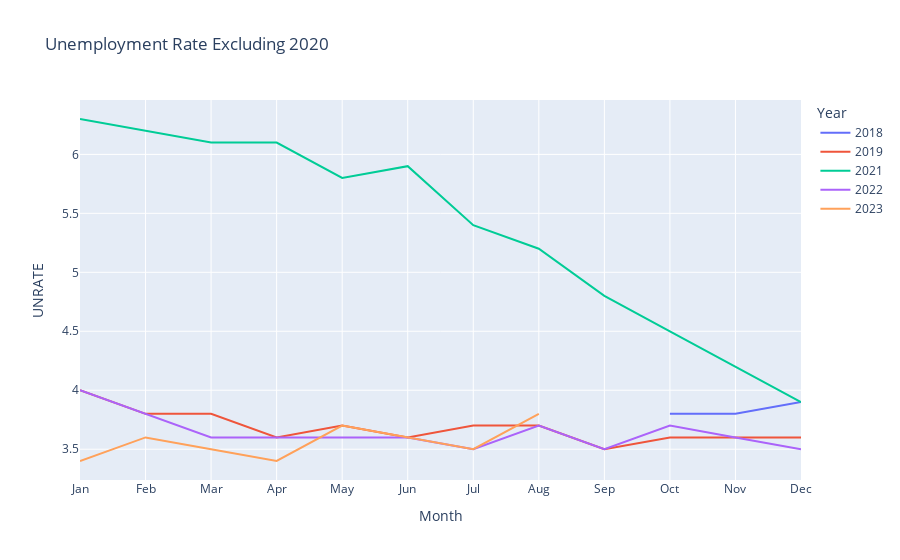

Notebook code cell kept with this figure:
### Markdown cell above
## Unemployment Rate Excluding 2020

### Code cell
# Filtering the data to exclude the year 2020
unemployment_data_exclude_2020 = unemployment_data_reset[unemployment_data_reset['Year'] != 2020]

# Creating the plot excluding 2020 data
fig_exclude_2020 = px.line(unemployment_data_exclude_2020, x='Month', y='UNRATE', color='Year', title='Unemployment Rate Excluding 2020')

# Updating x-axis to show only months
fig_exclude_2020.update_xaxes(
    tickmode='array',
    tickvals=list(range(1, 13)),
    ticktext=['Jan', 'Feb', 'Mar', 'Apr', 'May', 'Jun', 'Jul', 'Aug', 'Sep', 'Oct', 'Nov', 'Dec']
)

fig_exclude_2020.show()

### Figure 1 — Plotly figure (JSON) as saved in the notebook; plotly's stock layout.template omitted (floating-point values rounded to 4 significant figures)
{"data": [{"hovertemplate": "Year=2018<br>Month=%{x}<br>UNRATE=%{y}<extra></extra>", "legendgroup": "2018", "line": {"color": "#636efa", "dash": "solid"}, "marker": {"symbol": "circle"}, "mode": "lines", "name": "2018", "orientation": "v", "showlegend": true, "type": "scatter", "x": [10, 11, 12], "xaxis": "x", "y": [3.8, 3.8, 3.9], "yaxis": "y"}, {"hovertemplate": "Year=2019<br>Month=%{x}<br>UNRATE=%{y}<extra></extra>", "legendgroup": "2019", "line": {"color": "#EF553B", "dash": "solid"}, "marker": {"symbol": "circle"}, "mode": "lines", "name": "2019", "orientation": "v", "showlegend": true, "type": "scatter", "x": [1, 2, 3, 4, 5, 6, 7, 8, 9, 10, 11, 12], "xaxis": "x", "y": [4, 3.8, 3.8, 3.6, 3.7, 3.6, 3.7, 3.7, 3.5, 3.6, 3.6, 3.6], "yaxis": "y"}, {"hovertemplate": "Year=2021<br>Month=%{x}<br>UNRATE=%{y}<extra></extra>", "legendgroup": "2021", "line": {"color": "#00cc96", "dash": "solid"}, "marker": {"symbol": "circle"}, "mode": "lines", "name": "2021", "orientation": "v", "showlegend": true, "type": "scatter", "x": [1, 2, 3, 4, 5, 6, 7, 8, 9, 10, 11, 12], "xaxis": "x", "y": [6.3, 6.2, 6.1, 6.1, 5.8, 5.9, 5.4, 5.2, 4.8, 4.5, 4.2, 3.9], "yaxis": "y"}, {"hovertemplate": "Year=2022<br>Month=%{x}<br>UNRATE=%{y}<extra></extra>", "legendgroup": "2022", "line": {"color": "#ab63fa", "dash": "solid"}, "marker": {"symbol": "circle"}, "mode": "lines", "name": "2022", "orientation": "v", "showlegend": true, "type": "scatter", "x": [1, 2, 3, 4, 5, 6, 7, 8, 9, 10, 11, 12], "xaxis": "x", "y": [4, 3.8, 3.6, 3.6, 3.6, 3.6, 3.5, 3.7, 3.5, 3.7, 3.6, 3.5], "yaxis": "y"}, {"hovertemplate": "Year=2023<br>Month=%{x}<br>UNRATE=%{y}<extra></extra>", "legendgroup": "2023", "line": {"color": "#FFA15A", "dash": "solid"}, "marker": {"symbol": "circle"}, "mode": "lines", "name": "2023", "orientation": "v", "showlegend": true, "type": "scatter", "x": [1, 2, 3, 4, 5, 6, 7, 8], "xaxis": "x", "y": [3.4, 3.6, 3.5, 3.4, 3.7, 3.6, 3.5, 3.8], "yaxis": "y"}], "layout": {"legend": {"title": {"text": "Year"}, "tracegroupgap": 0}, "title": {"text": "Unemployment Rate Excluding 2020"}, "xaxis": {"anchor": "y", "domain": [0, 1], "tickmode": "array", "ticktext": ["Jan", "Feb", "Mar", "Apr", "May", "Jun", "Jul", "Aug", "Sep", "Oct", "Nov", "Dec"], "tickvals": [1, 2, 3, 4, 5, 6, 7, 8, 9, 10, 11, 12], "title": {"text": "Month"}}, "yaxis": {"anchor": "x", "domain": [0, 1], "title": {"text": "UNRATE"}}}}
